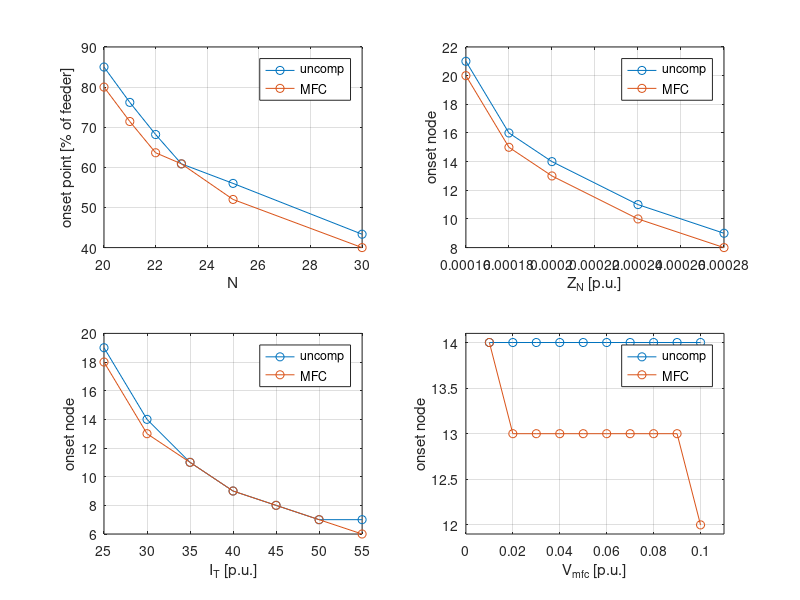

Write MATLAB code to recreate this figure. (Note: this script raises an error after producing the figure.)
close all
clear all
%% constant current MFC
unc_onset =[17	16	15	14	14	13];
mfc_onset= [16	15	14	14	13	12];
x	=      [20	21	22	23	25	30];

figure
subplot(2,2,1);
plot(x, unc_onset./x*100,'o-')
hold on
plot(x, mfc_onset./x*100,'o-')
ylabel('onset point [% of feeder]');
xlabel('N')
legend('uncomp','MFC')
grid on

%-------------------------------
unc_onset =[21	16	14	11	9];
mfc_onset= [20	15	13	10	8];
x=[1.60E-04	1.80E-04	2.00E-04	2.40E-04	2.80E-04];

subplot(2,2,2);
plot(x, unc_onset, 'o-');
hold on
plot(x, mfc_onset,'o-');
ylabel('onset node');
xlabel('Z_N [p.u.]');
legend('uncomp','MFC')
grid on

%-------------------------------
unc_onset =[19	14	11	9	8	7	7];
mfc_onset= [18	13	11	9	8	7	6];
x=[25	30	35	40	45	50	55];

subplot(2,2,3);
plot(x, unc_onset, 'o-');
hold on
plot(x, mfc_onset,'o-');
ylabel('onset node');
xlabel('I_T [p.u.]');
legend('uncomp','MFC')
grid on

%-------------------------------
unc_onset =[14	14	14	14	14	14	14	14	14	14];
mfc_onset= [14	13	13	13	13	13	13	13	13	12];
x=[0.01	0.02 0.03	0.04	0.05	0.06	0.07	0.08	0.09	0.1];

subplot(2,2,4);
plot(x, unc_onset, 'o-');
hold on
plot(x, mfc_onset,'o-');
ylabel('onset node');
xlabel('V_{mfc} [p.u.]');
legend('uncomp','MFC')
grid on
ylim([11.9 14.1])
xlim([0 0.11])

mtit('Constant current MFC')

%% constant current PoLC
unc_onset =[17	16	15	14	14	13];
polc_onset=[16	15	15	14	13	12];
x	=[20	21	22	23	25	30];

figure
subplot(2,2,1);
plot(x, unc_onset./x*100,'o-')
hold on
plot(x, polc_onset./x*100,'o-')
ylabel('onset point [% of feeder]');
xlabel('N')
legend('uncomp','PoLC')
grid on

%-------------------------------
unc_onset =[21	16	14	11	9];
polc_onset=[21	16	13	10	8];
x=[1.60E-04	1.80E-04	2.00E-04	2.40E-04	2.80E-04];

subplot(2,2,2);
plot(x, unc_onset, 'o-');
hold on
plot(x, polc_onset,'o-');
ylabel('onset node');
xlabel('Z_N [p.u.]');
legend('uncomp','PoLC')
grid on

%-------------------------------
unc_onset =[19	14	11	9	8	7	7];
polc_onset=[19	13	11	9	8	7	6];
x=[25	30	35	40	45	50	55];

subplot(2,2,3);
plot(x, unc_onset, 'o-');
hold on
plot(x, polc_onset,'o-');
ylabel('onset node');
xlabel('I_T [p.u.]');
legend('uncomp','PoLC')
grid on

%-------------------------------
unc_onset =[14	14	14	14	14	14	14	14	14];
polc_onset=[14	13	13	13	13	13	13	13	12];
x=[0.94	0.95	0.96	0.97	0.98	0.99	1	1.01	1.02];

subplot(2,2,4);
plot(x, unc_onset, 'o-');
hold on
plot(x, polc_onset,'o-');
ylabel('onset node');
xlabel('V_{PoLC} setpoint [p.u.]');
legend('uncomp','PoLC')
grid on
ylim([11.9 14.1])
xlim([0.93 1.03])

mtit('Constant current PoLC')

%% constant impedance MFC
unc_onset =[13 14	15	16	17	19];
mfc_onset= [12 13	13	14	15	17];
x	=      [30 29	28	27	26	25];

figure
subplot(2,2,1);
plot(x, unc_onset./x*100,'o-')
hold on
plot(x, mfc_onset./x*100,'o-')
ylabel('onset point [% of feeder]');
xlabel('N')
legend('uncomp','MFC')
grid on

%-------------------------------
unc_onset =[22 19 17 16 14 11];
mfc_onset= [19 17 15 14 12 10];
x=[1.9E-04	2.0E-04	2.1E-04	2.2E-04	2.4E-04	2.8E-04];

subplot(2,2,2);
plot(x, unc_onset, 'o-');
hold on
plot(x, mfc_onset,'o-');
ylabel('onset node');
xlabel('Z_N [p.u.]');
legend('uncomp','MFC')
grid on

%-------------------------------
unc_onset =[10	11 12 14	16 19	22];
mfc_onset= [9	10 11 13	15 17	19];
x=[0.6	0.67 0.72 0.8	0.88 0.95 1];

subplot(2,2,3);
plot(x, unc_onset, 'o-');
hold on
plot(x, mfc_onset,'o-');
ylabel('onset node');
xlabel('Z_L [p.u.]');
legend('uncomp','MFC')
grid on

%-------------------------------
unc_onset =[19	19	19	19	19	19	19];
mfc_onset= [17	17	17	17	17	16	16];
x=[0.02	0.03	0.04	0.05	0.06	0.07	0.1];

subplot(2,2,4);
plot(x, unc_onset, 'o-');
hold on
plot(x, mfc_onset,'o-');
ylabel('onset node');
xlabel('V_{mfc} [p.u.]');
legend('uncomp','MFC')
grid on
xlim([0.01 0.11])
ylim([15.9 19.1])
mtit('Constant impedance MFC')

%% constant impedance PoLC
unc_onset =[13	14	15	16	17	19];
polc_onset=[13	13	14	15	17	19];
x	=[30	29	28	27	26	25];

figure
subplot(2,2,1);
plot(x, unc_onset./x*100,'o-')
hold on
plot(x, polc_onset./x*100,'o-')
ylabel('onset point [% of feeder]');
xlabel('N')
legend('uncomp','PoLC')
grid on

%-------------------------------
unc_onset =[22	19	17	16	14	11	9];
polc_onset=[22	19	17	16	14	11	9];
x=[1.90E-04	2.00E-04	2.10E-04	2.20E-04	2.40E-04	2.80E-04	3.40E-04];

subplot(2,2,2);
plot(x, unc_onset, 'o-');
hold on
plot(x, polc_onset,'o-');
ylabel('onset node');
xlabel('Z_N [p.u.]');
legend('uncomp','PoLC')
grid on

%-------------------------------
unc_onset =[8	10	12	14	17	22];
polc_onset=[8	9	12	14	17	22];
x=[0.5	0.6	0.7	0.8	0.9	1];

subplot(2,2,3);
plot(x, unc_onset, 'o-');
hold on
plot(x, polc_onset,'o-');
ylabel('onset node');
xlabel('Z_L [p.u.]');
legend('uncomp','PoLC')
grid on

%-------------------------------
unc_onset =[19	19	19	19	19	19	19	19];
polc_onset=[19	19	19	18	18	18	18	18];
x=[0.94	0.95	0.96	0.97	0.98	0.99	1	1.01];

subplot(2,2,4);
plot(x, unc_onset, 'o-');
hold on
plot(x, polc_onset,'o-');
ylabel('onset node');
xlabel('V_{PoLC} setpoint [p.u.]');
legend('uncomp','PoLC')
grid on
xlim([0.93 1.02])
ylim([17.9 19.1])
mtit('Constant impedance PoLC')

%% constant power MFC
unc_onset =[15	15	16	17	19];
mfc_onset= [15	15	15	16	17];
x	=      [30	29	27	25	23];

figure
subplot(2,2,1);
plot(x, unc_onset./x*100,'o-')
hold on
plot(x, mfc_onset./x*100,'o-')
ylabel('onset point [% of feeder]');
xlabel('N')
legend('uncomp','MFC')
grid on

%-------------------------------
unc_onset =[20	18	17	16	15	12	10	8];
mfc_onset= [19	17	16	15	14	12	10	8];
x=[23	24	25	26	27	30	34	40];

subplot(2,2,2);
plot(x, unc_onset, 'o-');
hold on
plot(x, mfc_onset,'o-');
ylabel('onset node');
xlabel('P_T [p.u.]');
legend('uncomp','MFC')
grid on

%-------------------------------
unc_onset =[22	19	17	15	14	13	12	9];
mfc_onset= [20	18	16	15	14	13	12	9];
x=[1.80E-04	1.90E-04	2.00E-04	2.10E-04	2.20E-04	2.30E-04	2.40E-04	3.00E-04];

subplot(2,2,3);
plot(x, unc_onset, 'o-');
hold on
plot(x, mfc_onset,'o-');
ylabel('onset node');
xlabel('Z_N [p.u.]');
legend('uncomp','MFC')
grid on

%-------------------------------
unc_onset =[17	17	17	17	17	17	17	17	17];
mfc_onset= [16	16	16	16	16	16	17	17	17];
x=[0.02	0.03	0.04	0.05	0.06	0.07	0.08	0.09	0.1];

subplot(2,2,4);
plot(x, unc_onset, 'o-');
hold on
plot(x, mfc_onset,'o-');
ylabel('onset node');
xlabel('V_{mfc} [p.u.]');
legend('uncomp','MFC')
grid on
xlim([0.01 0.11])
ylim([15.9 17.1])
mtit('Constant power MFC')

%% constant power PoLC
unc_onset =[15	15	16	17	19];
polc_onset=[15	15	16	17	18];
x	=[30	29	27	25	23];

figure
subplot(2,2,1);
plot(x, unc_onset./x*100,'o-')
hold on
plot(x, polc_onset./x*100,'o-')
ylabel('onset point [% of feeder]');
xlabel('N')
legend('uncomp','PoLC')
grid on

%-------------------------------
unc_onset =[20	18	17	16	15	12	10	8];
polc_onset=[20	18	17	15	14	12	10	8];
x=[23	24	25	26	27	30	34	40];

subplot(2,2,2);
plot(x, unc_onset, 'o-');
hold on
plot(x, polc_onset,'o-');
ylabel('onset node');
xlabel('P_T [p.u.]');
legend('uncomp','PoLC')
grid on

%-------------------------------
unc_onset =[22	19	17	15	14	13	12	9];
polc_onset=[22	18	17	15	14	13	12	9];
x=[1.80E-04	1.90E-04	2.00E-04	2.10E-04	2.20E-04	2.30E-04	2.40E-04	3.00E-04];

subplot(2,2,3);
plot(x, unc_onset, 'o-');
hold on
plot(x, polc_onset,'o-');
ylabel('onset node');
xlabel('Z_N [p.u.]');
legend('uncomp','PoLC')
grid on

%-------------------------------
unc_onset =[17	17	17	17	17	17	17];
polc_onset=[17	17	16	16	16	16	16];
x=[0.94	0.95	0.96	0.97	0.98	0.99	1];

subplot(2,2,4);
plot(x, unc_onset, 'o-');
hold on
plot(x, polc_onset,'o-');
ylabel('onset node');
xlabel('V_{PoLC} setpoint [p.u.]');
legend('uncomp','PoLC')
grid on
xlim([0.93 1.01])
ylim([15.9 17.1])
mtit('Constant power PoLC')
